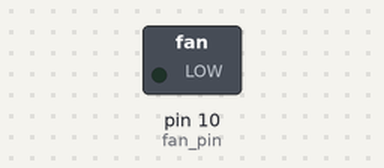
This sketch was run on a simulated Arduino Uno, built with avr-gcc and run on an emulated ATmega328P. Shown: switched loads named in the sketch (green lamp = pin HIGH). Dashed ring = blinking.

Above: at 0.5 s.
Timing chart, 0 to 3.0 s (numbered marks = the images above):
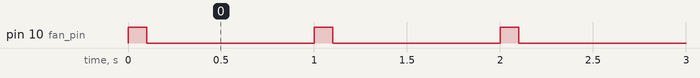

Measured:
- by itself, pin 10 (fan_pin): alternates HIGH for 0.10 s and LOW for 0.90 s

The sketch:

sketch.ino
```cpp
const int fan_pin = 10;

void setup()
{
	pinMode(fan_pin, OUTPUT);
}

void loop()
{
	digitalWrite(fan_pin, HIGH);
    delay(100);
    digitalWrite(fan_pin, LOW);
    delay(900);
}
```
